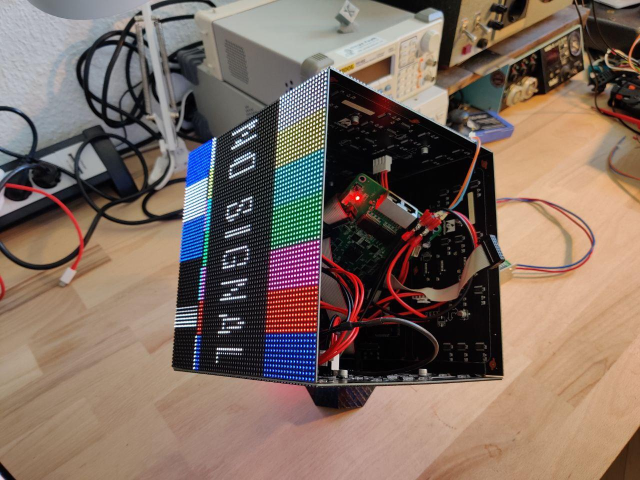
#> input picture firmware/colorlight-led-cube/images/photo_2020-03-21_09-06-08.jpg, 1280 x 960 px (shown at 1/2 size)
$ python send_image.py ../firmware/colorlight-led-cube/images/photo_2020-03-21_09-06-08.jpg
#> lines starting #> are read from the running program, lines starting #| are printed output that depends on the picture
#!/usr/bin/env python3
"""Send a bitmap image to the LED panel via UDP."""
import argparse
import socket
import struct
import time

from PIL import Image

HEADER_FMT = "<2sHBBHH"  # magic, frame_id, chunk_idx, total_chunks, width, height
HEADER_SIZE = struct.calcsize(HEADER_FMT)  # 10 bytes
MAX_PAYLOAD = 1462
PIXELS_PER_CHUNK = MAX_PAYLOAD // 3  # 487
BYTES_PER_CHUNK = PIXELS_PER_CHUNK * 3  # 1461 — pixel-aligned


def send_image(host, port, image_path, width=96, height=48, frame_id=None):
#> called with host = '10.11.6.250', port = 7000, width = 128, height = 64
    if frame_id is None:
        frame_id = int(time.time()) & 0xFFFF
    img = Image.open(image_path).convert("RGB").resize((width, height))
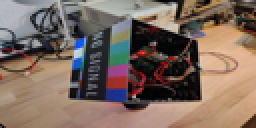
#> img: PIL image 128x64 RGB (shown 2 times larger); mean R, G, B 125, 106.6, 96
    rgb_data = img.tobytes()  # flat R,G,B,R,G,B,...

    total_chunks = (len(rgb_data) + BYTES_PER_CHUNK - 1) // BYTES_PER_CHUNK
#> total_chunks = 17

#> (the run stopped early here; a loop or call above may not have finished)
